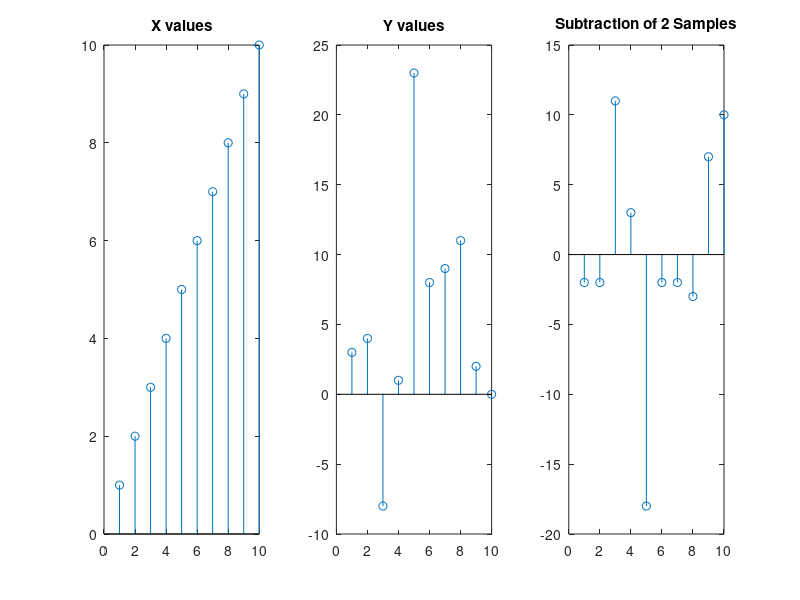

MATLAB code for this plot:
% subtracting 2 signals

x = [1 2 3 4 5 6 7 8 9 10];
subplot(1,3,1);
stem(x);
title("X values")
y = [3 4 -8 1 23 8 9 11 2 0];
subplot(1,3,2);
stem(y);
title("Y values")

z = x - y;
subplot(1,3,3);
stem(z);

title("Subtraction of 2 Samples");